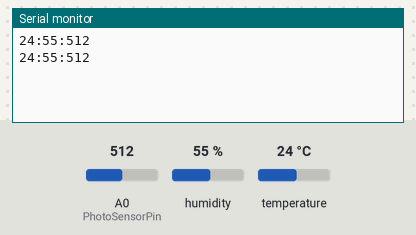
Recording of a sketch running on a simulated Arduino Uno, built with avr-gcc and run on an emulated ATmega328P. Shown: the last lines printed to the serial monitor. The inputs (shaded band) are chosen by the test bench; at power-on: humidity 55 %, A0 (PhotoSensorPin) = 512, temperature 24 °C.

Above: at 1.8 s.
1.9 s: humidity set to 22 %
At 3.3 s:
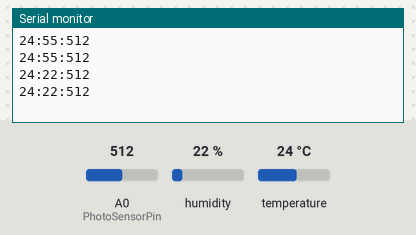
3.4 s: A0 (PhotoSensorPin) set to 716
At 4.7 s:
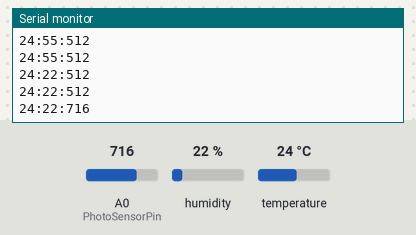
4.9 s: temperature set to 12 °C
At 5.9 s:
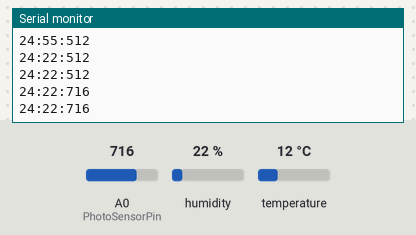
6.4 s: A0 (PhotoSensorPin) set to 900
At 7.7 s:
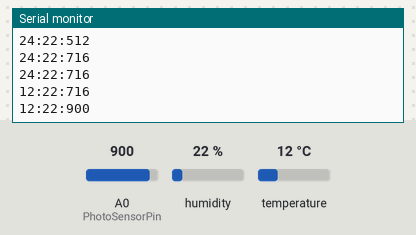
7.9 s: humidity set to 40 %
At 9.5 s:
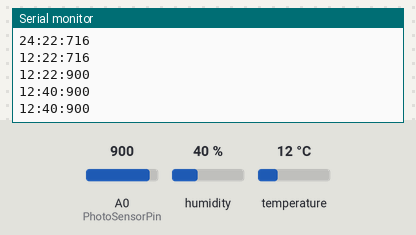
Timing chart, 0 to 10.4 s (numbered marks = the images above; inputs shaded):
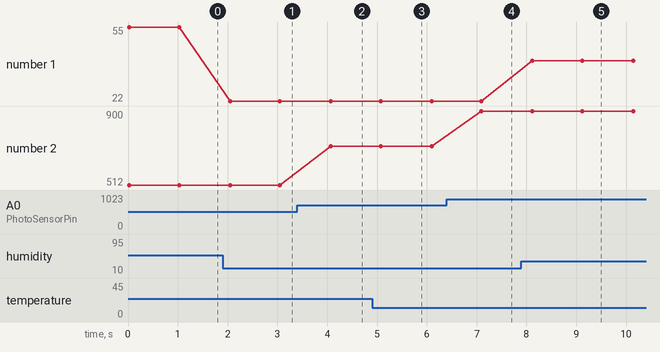

The sketch:

PhotoSensor_Temp_Humi.ino
```cpp
#include<DHT.h>     //DHT.h 라이브러리 추가
DHT dht(A1, DHT11); //DHT 설정 dht(핀, DHT종류)
char buf[50];
int PhotoSensorPin = A0;
int Photo=0;
int Temp=0;
int Humi=0;


void setup() {
  Serial.begin(9600); //시리얼모니터 시작
}

void loop() {

  Temp = dht.readTemperature();  //온도 값 정수형 변수 tem에 저장
  Humi = dht.readHumidity();     //습도 값 정수형 변수 hum에 저장
  Photo = analogRead(PhotoSensorPin);

  sprintf(buf,"%d:%d:%d",Temp,Humi,Photo);
  Serial.println(buf);
  delay(1000);
}
```

Measured:
- after the input at 1.9 s, the serial monitor: prints a new line after 0.15 s (image 1)
- after the input at 3.4 s, the serial monitor: prints a new line after 0.67 s (image 2)
- after the input at 6.4 s, the serial monitor: prints a new line after 0.70 s (image 4)
- after the input at 7.9 s, the serial monitor: prints a new line after 0.22 s (image 5)
- plotted number 1: 55 → 22 after the input at 1.9 s, 22 → 40 after the input at 7.9 s
- plotted number 2: 512 → 716 after the input at 3.4 s, 716 → 900 after the input at 6.4 s
